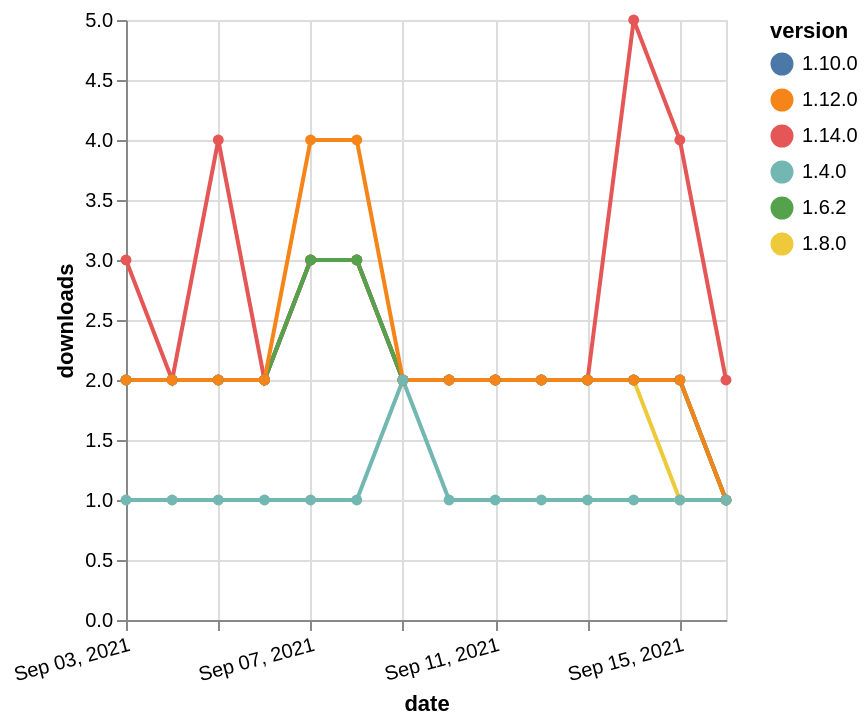

Specify this chart in Vega-Lite:
### Vega-Lite specification from a JSON file in a GitHub repository (floating-point values rounded to 4 significant figures)
{"$schema": "https://vega.github.io/schema/vega-lite/v5.json", "description": "A simple bar chart with embedded data.", "data": {"values": [{"date": "2021-09-03", "total": 1520, "delta": 2, "version": "1.8.0"}, {"date": "2021-09-04", "total": 1522, "delta": 2, "version": "1.8.0"}, {"date": "2021-09-05", "total": 1524, "delta": 2, "version": "1.8.0"}, {"date": "2021-09-06", "total": 1526, "delta": 2, "version": "1.8.0"}, {"date": "2021-09-07", "total": 1529, "delta": 3, "version": "1.8.0"}, {"date": "2021-09-08", "total": 1532, "delta": 3, "version": "1.8.0"}, {"date": "2021-09-09", "total": 1534, "delta": 2, "version": "1.8.0"}, {"date": "2021-09-10", "total": 1536, "delta": 2, "version": "1.8.0"}, {"date": "2021-09-11", "total": 1538, "delta": 2, "version": "1.8.0"}, {"date": "2021-09-12", "total": 1540, "delta": 2, "version": "1.8.0"}, {"date": "2021-09-13", "total": 1542, "delta": 2, "version": "1.8.0"}, {"date": "2021-09-14", "total": 1544, "delta": 2, "version": "1.8.0"}, {"date": "2021-09-15", "total": 1545, "delta": 1, "version": "1.8.0"}, {"date": "2021-09-16", "total": 1546, "delta": 1, "version": "1.8.0"}, {"date": "2021-09-03", "total": 1036, "delta": 2, "version": "1.10.0"}, {"date": "2021-09-04", "total": 1038, "delta": 2, "version": "1.10.0"}, {"date": "2021-09-05", "total": 1040, "delta": 2, "version": "1.10.0"}, {"date": "2021-09-06", "total": 1042, "delta": 2, "version": "1.10.0"}, {"date": "2021-09-07", "total": 1045, "delta": 3, "version": "1.10.0"}, {"date": "2021-09-08", "total": 1048, "delta": 3, "version": "1.10.0"}, {"date": "2021-09-09", "total": 1050, "delta": 2, "version": "1.10.0"}, {"date": "2021-09-10", "total": 1052, "delta": 2, "version": "1.10.0"}, {"date": "2021-09-11", "total": 1054, "delta": 2, "version": "1.10.0"}, {"date": "2021-09-12", "total": 1056, "delta": 2, "version": "1.10.0"}, {"date": "2021-09-13", "total": 1058, "delta": 2, "version": "1.10.0"}, {"date": "2021-09-14", "total": 1060, "delta": 2, "version": "1.10.0"}, {"date": "2021-09-15", "total": 1062, "delta": 2, "version": "1.10.0"}, {"date": "2021-09-16", "total": 1063, "delta": 1, "version": "1.10.0"}, {"date": "2021-09-03", "total": 243, "delta": 3, "version": "1.14.0"}, {"date": "2021-09-04", "total": 245, "delta": 2, "version": "1.14.0"}, {"date": "2021-09-05", "total": 249, "delta": 4, "version": "1.14.0"}, {"date": "2021-09-06", "total": 251, "delta": 2, "version": "1.14.0"}, {"date": "2021-09-07", "total": 254, "delta": 3, "version": "1.14.0"}, {"date": "2021-09-08", "total": 257, "delta": 3, "version": "1.14.0"}, {"date": "2021-09-09", "total": 259, "delta": 2, "version": "1.14.0"}, {"date": "2021-09-10", "total": 261, "delta": 2, "version": "1.14.0"}, {"date": "2021-09-11", "total": 263, "delta": 2, "version": "1.14.0"}, {"date": "2021-09-12", "total": 265, "delta": 2, "version": "1.14.0"}, {"date": "2021-09-13", "total": 267, "delta": 2, "version": "1.14.0"}, {"date": "2021-09-14", "total": 272, "delta": 5, "version": "1.14.0"}, {"date": "2021-09-15", "total": 276, "delta": 4, "version": "1.14.0"}, {"date": "2021-09-16", "total": 278, "delta": 2, "version": "1.14.0"}, {"date": "2021-09-03", "total": 1644, "delta": 2, "version": "1.6.2"}, {"date": "2021-09-04", "total": 1646, "delta": 2, "version": "1.6.2"}, {"date": "2021-09-05", "total": 1648, "delta": 2, "version": "1.6.2"}, {"date": "2021-09-06", "total": 1650, "delta": 2, "version": "1.6.2"}, {"date": "2021-09-07", "total": 1653, "delta": 3, "version": "1.6.2"}, {"date": "2021-09-08", "total": 1656, "delta": 3, "version": "1.6.2"}, {"date": "2021-09-09", "total": 1658, "delta": 2, "version": "1.6.2"}, {"date": "2021-09-10", "total": 1660, "delta": 2, "version": "1.6.2"}, {"date": "2021-09-11", "total": 1662, "delta": 2, "version": "1.6.2"}, {"date": "2021-09-12", "total": 1664, "delta": 2, "version": "1.6.2"}, {"date": "2021-09-13", "total": 1666, "delta": 2, "version": "1.6.2"}, {"date": "2021-09-14", "total": 1668, "delta": 2, "version": "1.6.2"}, {"date": "2021-09-15", "total": 1670, "delta": 2, "version": "1.6.2"}, {"date": "2021-09-16", "total": 1671, "delta": 1, "version": "1.6.2"}, {"date": "2021-09-03", "total": 740, "delta": 2, "version": "1.12.0"}, {"date": "2021-09-04", "total": 742, "delta": 2, "version": "1.12.0"}, {"date": "2021-09-05", "total": 744, "delta": 2, "version": "1.12.0"}, {"date": "2021-09-06", "total": 746, "delta": 2, "version": "1.12.0"}, {"date": "2021-09-07", "total": 750, "delta": 4, "version": "1.12.0"}, {"date": "2021-09-08", "total": 754, "delta": 4, "version": "1.12.0"}, {"date": "2021-09-09", "total": 756, "delta": 2, "version": "1.12.0"}, {"date": "2021-09-10", "total": 758, "delta": 2, "version": "1.12.0"}, {"date": "2021-09-11", "total": 760, "delta": 2, "version": "1.12.0"}, {"date": "2021-09-12", "total": 762, "delta": 2, "version": "1.12.0"}, {"date": "2021-09-13", "total": 764, "delta": 2, "version": "1.12.0"}, {"date": "2021-09-14", "total": 766, "delta": 2, "version": "1.12.0"}, {"date": "2021-09-15", "total": 768, "delta": 2, "version": "1.12.0"}, {"date": "2021-09-16", "total": 769, "delta": 1, "version": "1.12.0"}, {"date": "2021-09-03", "total": 263, "delta": 1, "version": "1.4.0"}, {"date": "2021-09-04", "total": 264, "delta": 1, "version": "1.4.0"}, {"date": "2021-09-05", "total": 265, "delta": 1, "version": "1.4.0"}, {"date": "2021-09-06", "total": 266, "delta": 1, "version": "1.4.0"}, {"date": "2021-09-07", "total": 267, "delta": 1, "version": "1.4.0"}, {"date": "2021-09-08", "total": 268, "delta": 1, "version": "1.4.0"}, {"date": "2021-09-09", "total": 270, "delta": 2, "version": "1.4.0"}, {"date": "2021-09-10", "total": 271, "delta": 1, "version": "1.4.0"}, {"date": "2021-09-11", "total": 272, "delta": 1, "version": "1.4.0"}, {"date": "2021-09-12", "total": 273, "delta": 1, "version": "1.4.0"}, {"date": "2021-09-13", "total": 274, "delta": 1, "version": "1.4.0"}, {"date": "2021-09-14", "total": 275, "delta": 1, "version": "1.4.0"}, {"date": "2021-09-15", "total": 276, "delta": 1, "version": "1.4.0"}, {"date": "2021-09-16", "total": 277, "delta": 1, "version": "1.4.0"}]}, "width": "container", "mark": {"type": "line", "point": {"filled": true}}, "encoding": {"x": {"field": "date", "type": "temporal", "timeUnit": "yearmonthdate", "title": "date", "axis": {"labelAngle": -15}}, "y": {"field": "delta", "type": "quantitative", "title": "downloads"}, "color": {"field": "version", "type": "nominal"}, "tooltip": {"field": "delta"}}}
